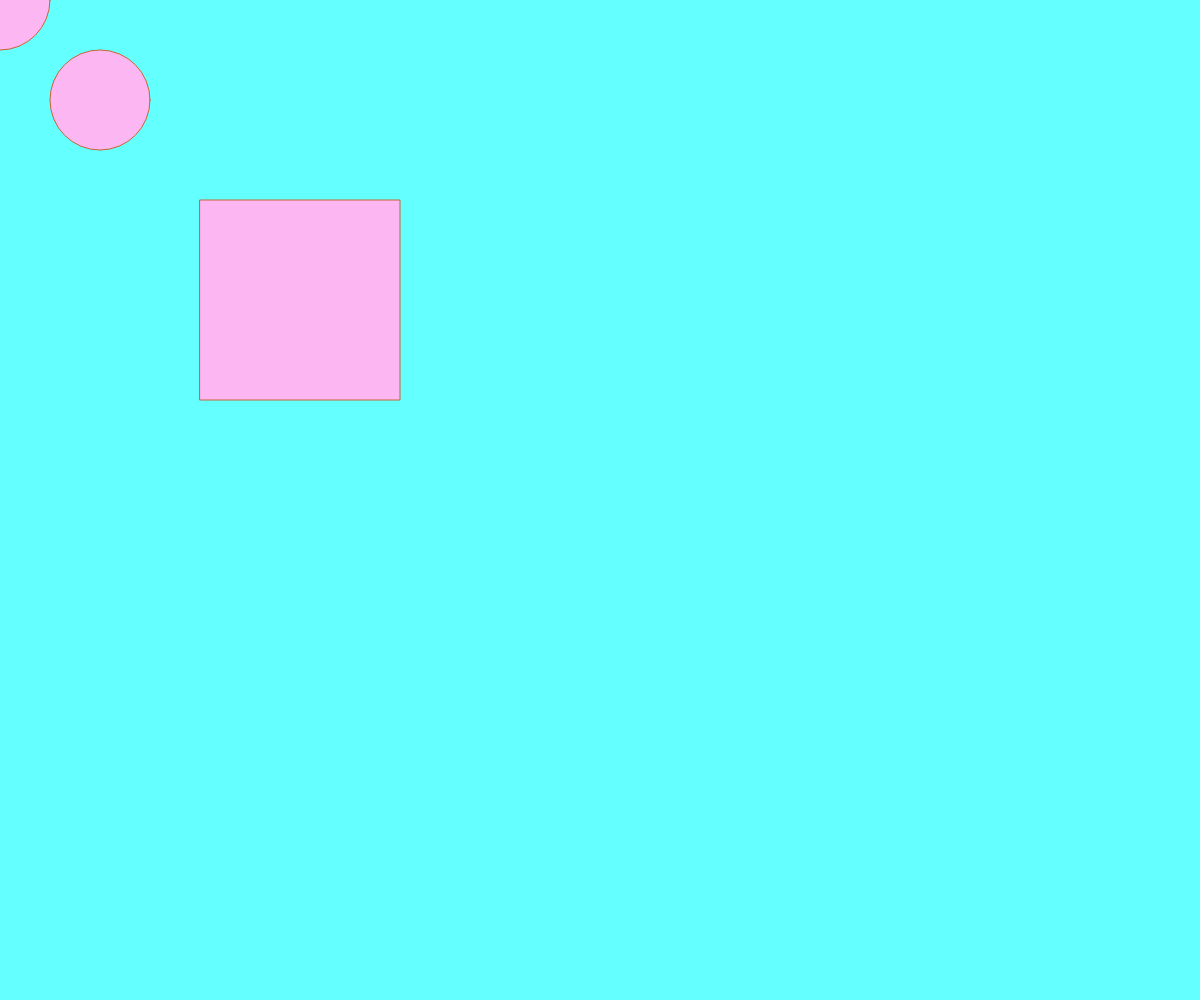
Frame 1 (no input)
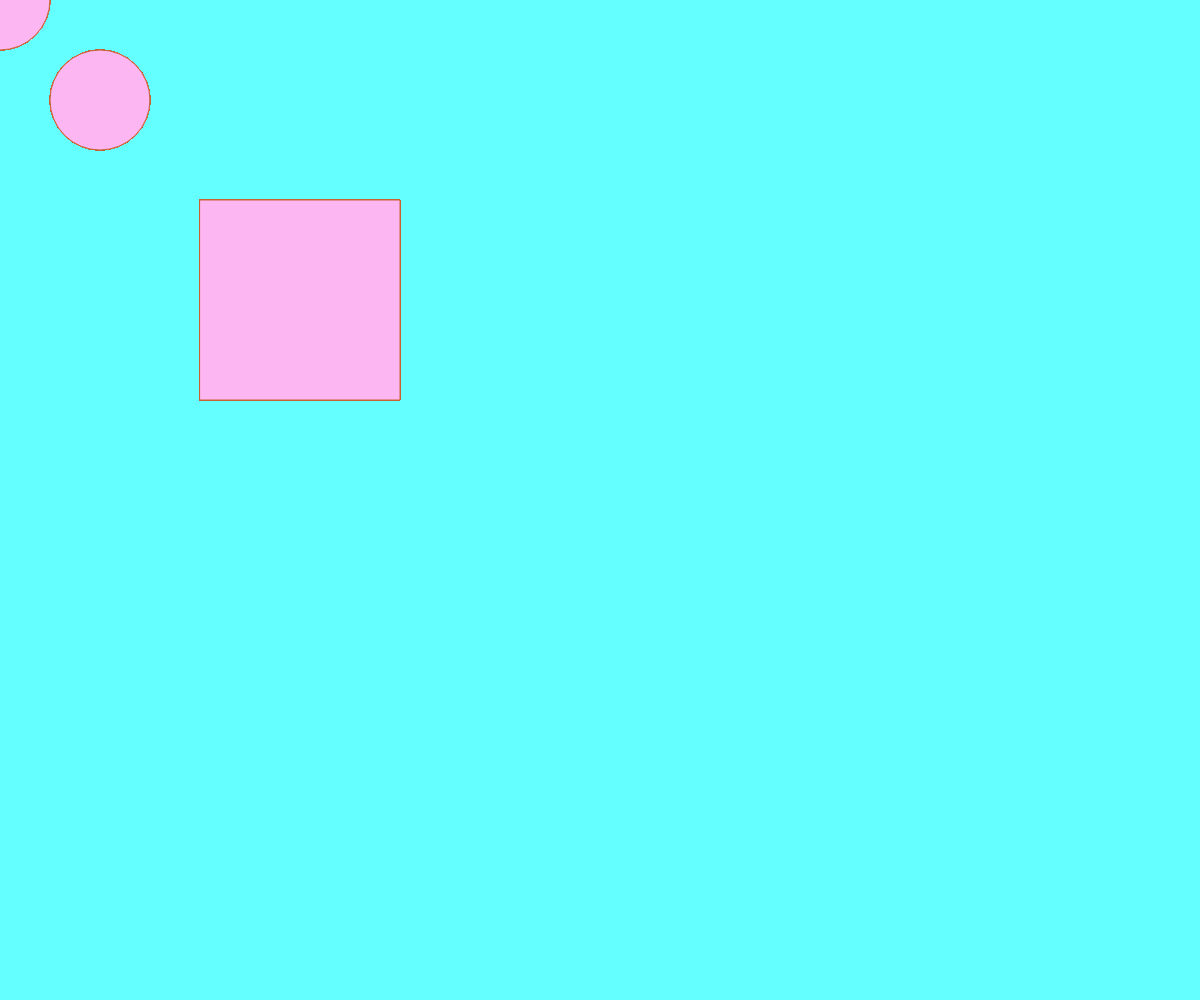
Frame 60 (no input)
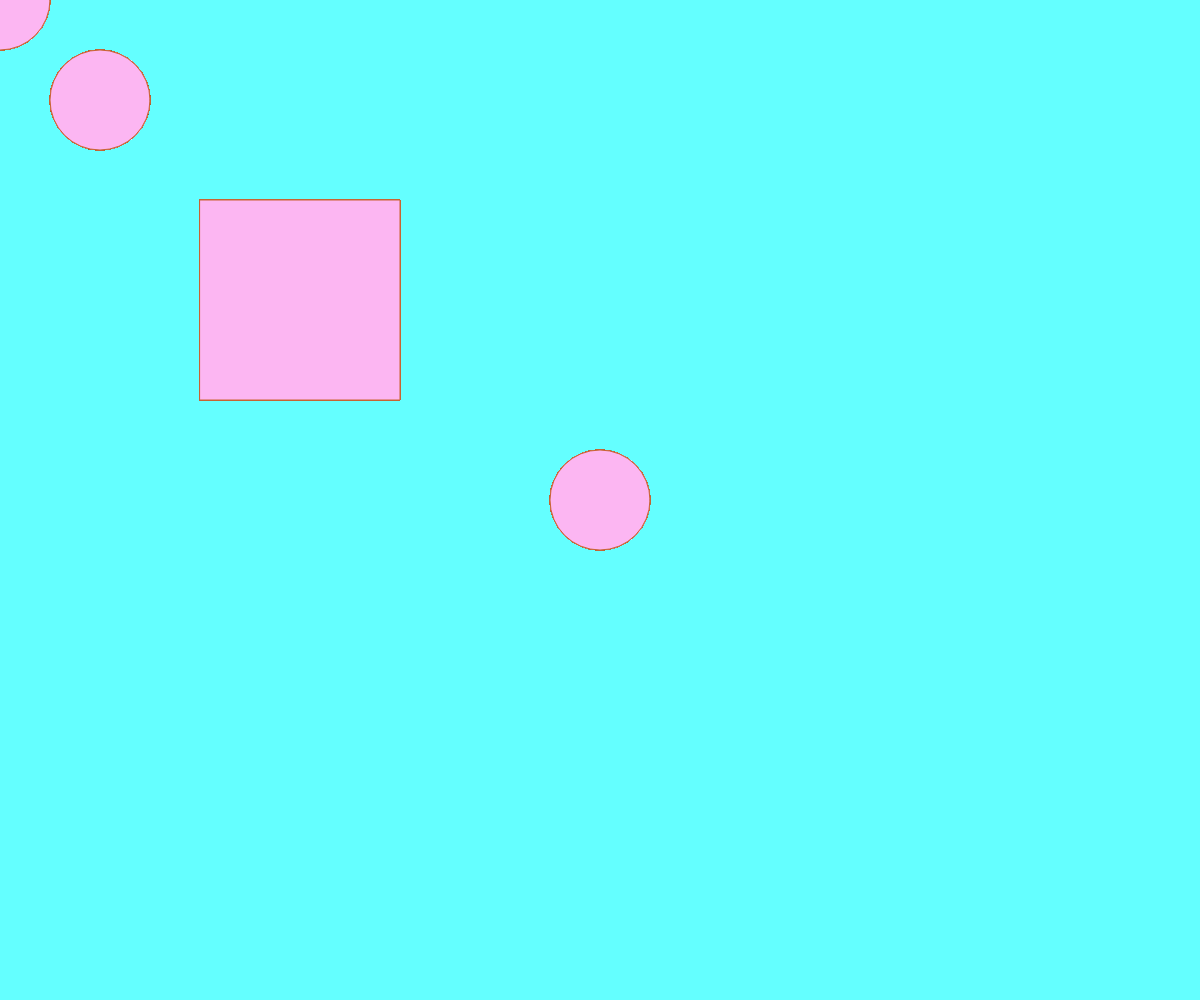
Frame 120 (the mouse pressed at the canvas centre since frame 60)

The p5.js sketch that drew these frames (run headless with seeded random() and noise() and a simulated clock; from frame 60 on, the mouse is pressed at the canvas centre):

// p5.js sketch
// ── sketch.js

// The setup function runs once
function setup() {
  
  createCanvas(windowWidth, windowHeight);
  frameRate(500);
  	background (100,300,600);
  		
  		

}

//The draw function runs many times per second. The default rate is 60 frames per second!
function draw() {
	fill (252,182,242);
	stroke(200,100,50);
	ellipse (100,100,100,100);
	rect (200,200,200,200);
	ellipse (mouseX,mouseY,100,100);
	
	var randomRed = random(0,255); 
	var randomGreen = random(0,255);
	var randomBlue = random(0,255);
	
	var newColor = color(randomRed, randomGreen, randomBlue);
	fill(newColor);

}
